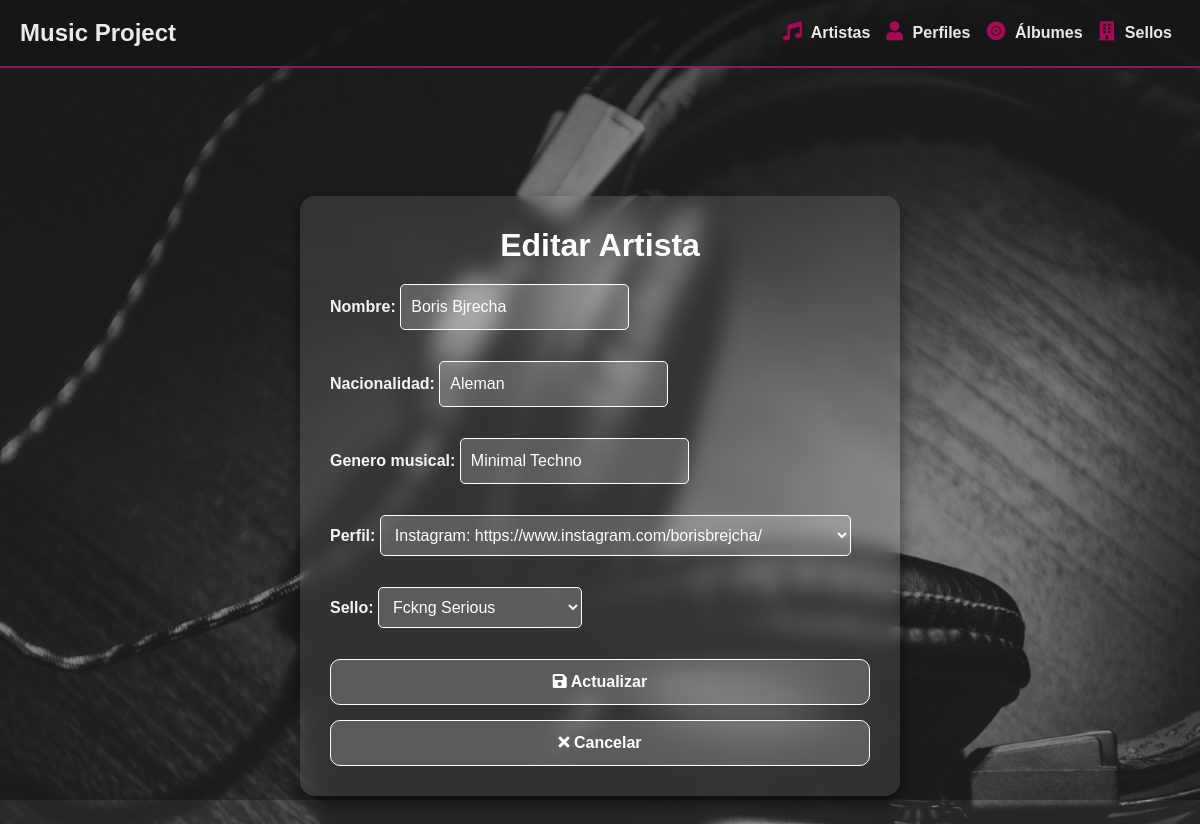
/artistas/artistas/2/editar/, run on the app's committed database.
### musica_app/models.py (models this page shows, shortened)
class Artista(models.Model):
    nombre = models.CharField(max_length=50)
    nacionalidad = models.CharField(max_length=50)
    genero_musical = models.CharField(max_length=50)
    perfil = models.OneToOneField(PerfilRedesSociales, on_delete=models.CASCADE)
    sello = models.ForeignKey(SelloDiscografico, on_delete=models.CASCADE)

class SelloDiscografico(models.Model):
    nombre = models.CharField(max_length=100)
    def __str__(self):
        return self.nombre

### musica_app/views.py (the view)
# urls.py: path('artistas/<int:pk>/editar/', views.artista_update, name='artista_update'),
def artista_update(request, pk):
    artista = get_object_or_404(Artista, pk=pk)
    if request.method == 'POST':
        form = ArtistaForm(request.POST, instance=artista)
        if form.is_valid():
            form.save()
            return redirect('artista_index')
    else:
        form = ArtistaForm(instance=artista)
    return render(request, 'musica_app/artista_update.html', {'form': form})

### musica_app/forms.py (shortened to what this page needs)
class ArtistaForm(forms.ModelForm):
    class Meta:
        model = Artista
        fields = ['nombre', 'nacionalidad', 'genero_musical', 'perfil', 'sello']

### musica_app/models.py (called while the page is built)
    def __str__(self):
        return f"Instagram: {self.instagram}"

### musica_app/templates/musica_app/artista_update.html (shortened to what this page needs)
{% extends "musica_app/base.html" %}
{% block content %}
<div class="artista-edit">
    <div class="frosted-glass-form">
        <h1 class="text-center">Editar Artista</h1>
        <form method="post">
            {{ form.as_p }}
            <button type="submit" class="btn btn-primary"><i class="fas fa-save"></i> Actualizar</button>
            <a href="{% url 'artista_index' %}" class="btn btn-secondary"><i class="fas fa-times"></i> Cancelar</a>
        </form>
    </div>
</div>
{% endblock %}

### musica_app/static/css/styles.css (style rules this page uses)
body { background-image: url("../img/fondo11.jpg"); background-size: cover; background-attachment: fixed; background-position: center; background-repeat: no-repeat; font-family: 'Arial', sans-serif; color: #ffffff; margin: 0; height: 100vh; overflow: hidden; }
body::before { content: ""; position: fixed; top: 0; left: 0; width: 100vw; height: 100vh; background-color: rgba(0, 0, 0, 0.3); z-index: -1; }
h1 { color: #ffffff; text-align: center; font-weight: bold; font-size: 2em; margin-bottom: 20px; }

### musica_app/static/css/artista.css (style rules this page uses)
.artista-edit .frosted-glass-form { background: rgba(255, 255, 255, 0.1); backdrop-filter: blur(10px); -webkit-backdrop-filter: blur(10px); border-radius: 15px; padding: 30px; box-shadow: 0px 8px 16px rgba(0, 0, 0, 0.5); max-width: 600px; margin: 80px auto; color: #ffffff; }
.artista-edit h1 { color: #ffffff; text-align: center; font-weight: bold; font-size: 2em; margin-bottom: 20px; }
.artista-edit form { display: flex; flex-direction: column; gap: 15px; }
.artista-edit label { font-weight: bold; color: #f5f5f5; }
.artista-edit input[type="text"], .artista-edit input[type="date"], .artista-edit select, .artista-edit textarea { background-color: rgba(255, 255, 255, 0.2); color: #ffffff; border: 1px solid #ffffff; border-radius: 5px; padding: 10px; font-size: 1em; transition: border-color 0.3s; }
.artista-edit .btn-primary, .artista-edit .btn-secondary { background-color: rgba(255, 255, 255, 0.2); color: #ffffff; border: 1px solid #ffffff; border-radius: 10px; padding: 10px 20px; font-weight: bold; text-align: center; text-decoration: none; transition: background-color 0.3s, color 0.3s; cursor: pointer; }

### data on the page
Artista: nombre "Boris Bjrecha", nacionalidad "Aleman", genero_musical "Minimal Techno", perfil "Instagram: https://www.instagram.com/borisbrejcha/", sello "Fckng Serious"
